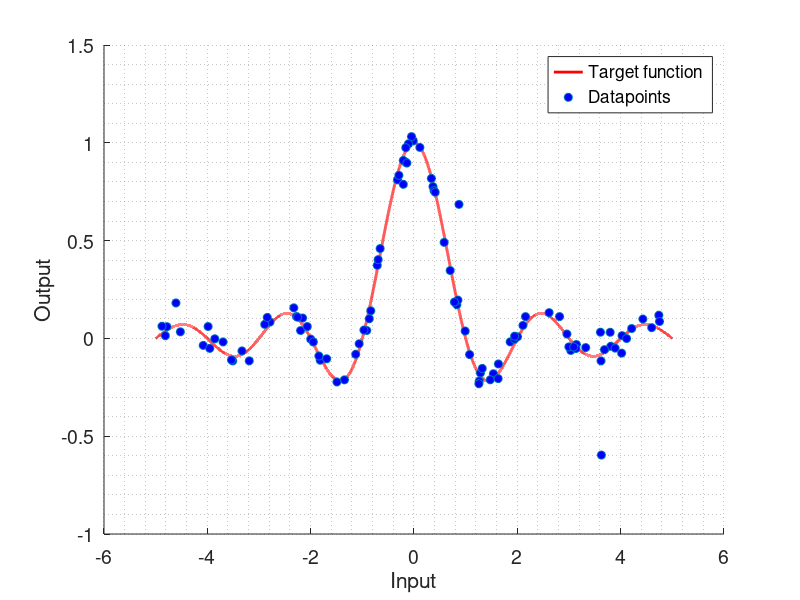

MATLAB code to generate this figure: (Note: this script raises an error after producing the figure.)
clc;
clear;
close all;

%%%%%%%%%%%%%%%%%%%%%%%%%%%%%%%%%%%%%%%%%%%%%%%%%%%%%%%%%%%%%%%%%%%%%%%%%%%
%%                                                                       %%
%%                      Artificial Dataset 1                             %%
%%                                                                       %%   
%%%%%%%%%%%%%%%%%%%%%%%%%%%%%%%%%%%%%%%%%%%%%%%%%%%%%%%%%%%%%%%%%%%%%%%%%%%

%% Constants definition
N               = 100;                %Number of datapoints 
variance        = 0.002;               %Gaussian noise variance
pOutliers       = 0.02;              %Proportion of outliers


%% Generating real function

% X interval
x = -5:0.0001:5;

% Output values
y = sinc(x);

%% Selecting N random datapoints (Uniform)
r = randi([1 length(x)],1,N);           % random points selection
xDataset = x(r)';                       % selected inputs
yDataset = y(r)';                       % selected outputs (noise will be added)
yRefDataset = yDataset;                 % selected outputs reference value


%% Adding noise to outputs

% Gaussian noise
std = sqrt(variance);
yDataset = yDataset + std*randn(N,1);

%% Adding outliers
uOutliersIntensity = (max(y) - min(y))+ 0.2*(max(y) - min(y));
rOutliers    = randi([1 length(xDataset)],round(N*pOutliers),1);
yDataset(rOutliers) = uOutliersIntensity*(rand(round(N*pOutliers),1)-0.5) + median(y);

%% Plotting generated dataset
figure('Name', 'Artificial dataset 1')
hold on;
grid minor;
set(gca, 'FontSize', 14);
plot(x,y, 'r', 'LineWidth', 2);
plot(xDataset, yDataset, 'o', 'MarkerFaceColor', 'b');
xlabel('Input')
ylabel('Output')
legend('Target function', 'Datapoints');

%% Storing in struct and saving
field1 = 'function';
value1 = '@(x)sinc(x)';

field2 = 'numPoints';
value2 = N;

field3 = 'inputs';
value3 = xDataset;

field4 = 'outputs';
value4 = yDataset;

field5 = 'referenceOutputs';
value5 = yRefDataset;

field6 = 'minInput';
value6 = min(x);

field7 = 'maxInput';
value7 = max(x);

Dataset_1 = struct(field1, value1, field2, value2, field3, value3,...
                    field4, value4, field5, value5, field6, value6,...
                    field7, value7);

save('../datasets/Dataset_1', 'Dataset_1');


%%%%%%%%%%%%%%%%%%%%%%%%%%%%%%%%%%%%%%%%%%%%%%%%%%%%%%%%%%%%%%%%%%%%%%%%%%%
%%                                                                       %%
%%                      Artificial Dataset 2                             %%
%%                                                                       %%   
%%%%%%%%%%%%%%%%%%%%%%%%%%%%%%%%%%%%%%%%%%%%%%%%%%%%%%%%%%%%%%%%%%%%%%%%%%%
clc;
clear;

%% Constants definition
N               = 200;                %Number of datapoints 
variance        = 0.005;              %Gaussian noise variance
pOutliers       = 0.01;               %Proportion of outliers


%% Generating real function

% X interval
x = -20:0.01:20;

% Output values
y = exp(-(x-2).^2/4) - exp(-(x+5).^2/10) + exp(-(x+3).^2) + exp(-(x+10).^2/10) - exp(-(x-15).^2/10);

%% Selecting N random datapoints (Uniform)
r = randi([1 length(x)],1,N);           % random points selection
xDataset = x(r)';                       % selected inputs
yDataset = y(r)';                       % selected outputs (noise will be added)
yRefDataset = yDataset;                 % selected outputs reference value


%% Adding noise to outputs

% Gaussian noise
std = sqrt(variance);
yDataset = yDataset + std*randn(N,1);

%% Adding outliers
uOutliersIntensity = (max(y) - min(y))+ 0.2*(max(y) - min(y));
rOutliers    = randi([1 length(xDataset)],N*pOutliers,1);
yDataset(rOutliers) = uOutliersIntensity*(rand(N*pOutliers,1)-0.5) + median(y);

%% Plotting generated dataset
figure('Name', 'Artificial dataset 2')
hold on;
grid minor;
set(gca, 'FontSize', 14);
plot(x,y, 'r', 'LineWidth', 2);
plot(xDataset, yDataset, 'o', 'MarkerFaceColor', 'b');
xlabel('Input')
ylabel('Output')
legend('Target function', 'Datapoints');

%% Storing in struct and saving
field1 = 'function';
value1 = '@(x)exp(-(x-2).^2/4) - exp(-(x+5).^2/10) + exp(-(x+3).^2) + exp(-(x+10).^2/10) - exp(-(x-15).^2/10)';

field2 = 'numPoints';
value2 = N;

field3 = 'inputs';
value3 = xDataset;

field4 = 'outputs';
value4 = yDataset;

field5 = 'referenceOutputs';
value5 = yRefDataset;

field6 = 'minInput';
value6 = min(x);

field7 = 'maxInput';
value7 = max(x);

Dataset_2 = struct(field1, value1, field2, value2, field3, value3,...
                    field4, value4, field5, value5, field6, value6,...
                    field7, value7);

save('../datasets/Dataset_2', 'Dataset_2');


%% end